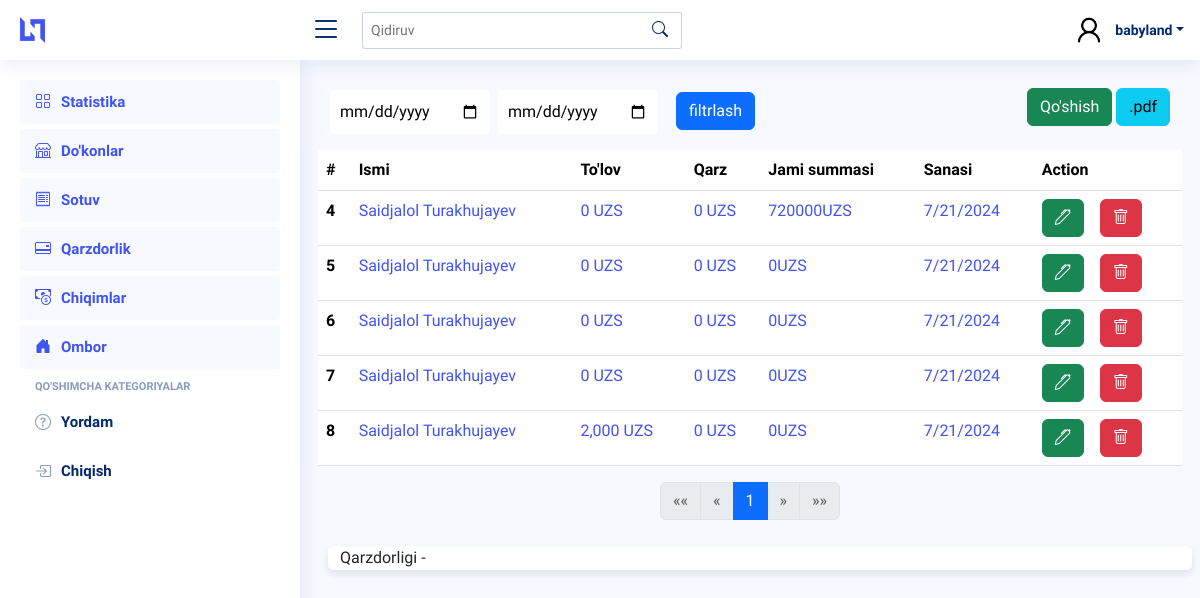
The page /shop/1/ (signed in) on the database its author committed.
### main_app/models.py (models this page shows, shortened)
class Sale(models.Model):
    payment = models.PositiveIntegerField(default=0)
    debt = models.PositiveIntegerField(default=0)
    date_added = models.DateField(auto_now_add=True)
    shop = models.ForeignKey(Shop, on_delete=models.CASCADE, related_name="sales")
    def get_amount(self):
        return sum([i.get_amount() for i in self.items.all()])

class Shop(models.Model):
    name = models.CharField(max_length=250)
    last_name = models.CharField(max_length=250)
    region = models.ForeignKey(Regions, on_delete=models.CASCADE, related_name="shops")

class SaleItems(models.Model):
    quantity = models.PositiveIntegerField(default=0)
    product = models.ForeignKey(Product, on_delete=models.CASCADE, related_name="sales")
    sale = models.ForeignKey(Sale, on_delete=models.CASCADE, related_name="items")
    def get_amount(self):
        overall =  self.product.sale_price * self.quantity
        if overall > 0:
            return overall
        else:
            return 0

class Product(models.Model):
    name = models.CharField(max_length=250)
    base_price = models.PositiveIntegerField(default=0)
    sale_price = models.PositiveIntegerField(default=0)
    amount = models.PositiveIntegerField(default=0)
    qr_code_id = models.CharField(max_length=250)

### main_app/views.py (the view)
# urls.py: path("shop/<int:pk>/", ShopDetailView.as_view(), name="shop_detail"),
@method_decorator(login_required, name='dispatch')
class ShopDetailView(ListView):
    template_name = "markets/shop_detail.html"
    model = Sale
    paginate_by = 10
    def get_queryset(self):
        shop = Shop.objects.get(id=self.kwargs["pk"])
        return Sale.objects.filter(shop=shop).order_by('date_added')
    def get_context_data(self, **kwargs):
        context = super().get_context_data(**kwargs)
        shop = Shop.objects.get(id=self.kwargs["pk"])
        context['shop'] = shop
        sale_items = Sale.objects.filter(shop=shop).order_by('date_added')
        paginator_sale_items = Paginator(sale_items, self.paginate_by)
        page_number_sale_items = self.request.GET.get('page')
        page_obj_sale_items = paginator_sale_items.get_page(page_number_sale_items)
        context["items"] = page_obj_sale_items
        return context

### templates/markets/shop_detail.html (shortened to what this page needs)
{% extends 'wrapper.html' %}
{% load humanize %}
{% block content %}
<div class="d-flex justify-content-between align-items-center">
    <div>
        <div class="d-felx justify-content-center align-items-center flex-column">
            <form method="POST" class="d-flex gap-2 justify-content-center align-items-center flex-column flex-lg-row justify-content-lg-start">
             <div class="from">
              <input name="from" type="date" id="from" style="border-radius: 3px;margin-top:10px;outline:none;border:none;padding:10px 10px;">
             </div>
              <div class="till">
                <input name="till" type="date" id="from" style="border-radius: 3px;margin-top:10px;outline:none;border:none;padding:10px 10px;">
              </div>
              <div class="button pt-2">
                <button class="btn btn-primary" name="filtr" style="margin-left: 10px;">filtrlash</button>
              </div>
            </form>
          </div>
    </div>
    <div>
      <form method="POST">
        <button type="button" class="btn btn-success" data-bs-toggle="modal" data-bs-target="#exampleModal">Qo'shish</button>
        <button type="submit" class="btn btn-info" name="pdf">.pdf</button>
      </form>
    </div>
  </div>
<div class="row mt-3">
    {% if object_list %}
    <table class="table" >
    <thead>
      <tr>
        <th scope="col">#</th>
        <th scope="col">Ismi</th>
        <th scope="col">To'lov</th>
        <th scope="col">Qarz</th>
        <th scope="col">Jami summasi</th>
        <th scope="col">Sanasi</th>
        <th scope="col">Action</th>
      </tr>
    </thead>
    <tbody>
      {% for i in object_list %}
      <tr>
        <th scope="row">{{ i.id }}</th>
        <td><a href="{% url 'main_app:sale_detail' i.id %}">{{ i.shop.name }} {{ i.shop.last_name }}</a></td>
        <td><a href="{% url 'main_app:sale_detail' i.id %}">{{ i.payment|intcomma }} UZS</a></td>
        <td><a href="{% url 'main_app:sale_detail' i.id %}">{{ i.debt|intcomma }} UZS</a></td>
        <td><a href="{% url 'main_app:sale_detail' i.id %}">{{ i.get_amount }}UZS</a></td>
        <td><a href="{% url 'main_app:sale_detail' i.id %}">{{ i.date_added.month }}/{{ i.date_added.day }}/{{ i.date_added.year }}</a></td>
          <td>
            <form method="POST" class="d-flex justify-content-start align-items-center gap-3">
              <button type="button" class="btn btn-success edit-btn" data-id="{{ i.id }}" data-bs-toggle="modal"  data-bs-target="#editExpance"> <i class="bi bi-pen"></i></button>
              <button type="button" class="btn btn-danger" data-id="{{ i.id }}" data-bs-toggle="modal"  data-bs-target="#DeleteModal"><i class="bi bi-trash"></i></button>
            </form>
          </td>
      </tr>
      {% endfor %}
    </tbody>
    </table>
    <nav aria-label="Page navigation">
        <ul class="pagination justify-content-center">
            {% if page_obj.has_previous %}
                <li class="page-item">
                    <a class="page-link" href="?page=1" aria-label="First">
                        <span aria-hidden="true">&laquo;&laquo;</span>
                    </a>
                </li>
                <li class="page-item">
                    <a class="page-link" href="?page={{ page_obj.previous_page_number }}" aria-label="Previous">
                        <span aria-hidden="true">&laquo;</span>
                    </a>
                </li>
            {% else %}
                <li class="page-item disabled">
                    <span class="page-link">&laquo;&laquo;</span>
                </li>
                <li class="page-item disabled">
                    <span class="page-link">&laquo;</span>
                </li>
            {% endif %}
            {% for num in page_obj.paginator.page_range %}
                {% if num == page_obj.number %}
                    <li class="page-item active" aria-current="page">
                        <span class="page-link">{{ num }}</span>
                    </li>
                {% else %}
                    <li class="page-item">
                        <a class="page-link" href="?page={{ num }}">{{ num }}</a>
                    </li>
                {% endif %}
            {% endfor %}
            {% if page_obj.has_next %}
                <li class="page-item">
                    <a class="page-link" href="?page={{ page_obj.next_page_number }}" aria-label="Next">
                        <span aria-hidden="true">&raquo;</span>
                    </a>
                </li>
                <li class="page-item">
                    <a class="page-link" href="?page={{ page_obj.paginator.num_pages }}" aria-label="Last">
                        <span aria-hidden="true">&raquo;&raquo;</span>
                    </a>
                </li>
            {% else %}
                <li class="page-item disabled">
                    <span class="page-link">&raquo;</span>
                </li>
                <li class="page-item disabled">
                    <span class="page-link">&raquo;&raquo;</span>
                </li>
            {% endif %}
        </ul>
      </nav>
    {% else %}
    <div style="color: gray;font-size:20px;text-align:center">
        Bu do'kon hali savdo qilgani yo'q!!!
    </div>
    {% endif %}
</div>
<div class="row">
    <div class="card">
        Qarzdorligi -
    </div>
</div>
{% endblock content %}

### templates/wrapper.html (shortened to what this page needs)
<!DOCTYPE html>
{% load static %}
<html lang="en">
<head>
  <link href="{% static "assets/vendor/bootstrap/css/bootstrap.min.css" %}" rel="stylesheet">
  <link href="{% static 'assets/vendor/bootstrap-icons/bootstrap-icons.css' %}" rel="stylesheet">
  <link href="{% static 'assets/vendor/boxicons/css/boxicons.min.css' %}" rel="stylesheet">
  <link href="{% static 'assets/vendor/quill/quill.snow.css' %}" rel="stylesheet">
  <link href="{% static 'assets/vendor/quill/quill.bubble.css' %}" rel="stylesheet">
  <link href="{% static 'assets/vendor/remixicon/remixicon.css' %}" rel="stylesheet">
  <link href="{% static 'assets/vendor/simple-datatables/style.css' %}" rel="stylesheet">
  <link href="{% static 'assets/css/style.css' %}" rel="stylesheet">
</head>
<body>
  <header id="header" class="header fixed-top d-flex align-items-center">
    <div class="d-flex align-items-center justify-content-between">
      <a href="{% url 'main_app:main' %}" class="logo d-flex align-items-center">
        <img class="d-none d-lg-block" src="{% static 'assets/img/logo.png' %}" alt="">
      </a>
      <i class="bi bi-list toggle-sidebar-btn"></i>
    </div>
    <div class="search-bar">
      <form class="search-form d-flex align-items-center" method="POST">
        <input type="text" name="query" placeholder="Qidiruv" title="Enter search keyword">
        <button type="submit" title="Search" name="search"><i class="bi bi-search"></i></button>
      </form>
    </div>
    <nav class="header-nav ms-auto">
      <ul class="d-flex align-items-center">
        <li class="nav-item dropdown pe-3">
          <a class="nav-link nav-profile d-flex align-items-center pe-0" href="#" data-bs-toggle="dropdown">
            <img src="{% static 'assets/img/Sample_User_Icon (1).png' %}" alt="Profile" class="rounded-circle">
            <span class="d-none d-md-block dropdown-toggle ps-2">{{ request.user.username }}</span>
          </a>
        </li>
      </ul>
    </nav>
  </header>
  <aside id="sidebar" class="sidebar">
    <ul class="sidebar-nav" id="sidebar-nav">
      <li class="nav-item">
        <a class="nav-link " href="{% url 'main_app:main'%}">
          <i class="bi bi-grid"></i>
          <span>Statistika</span>
        </a>
      </li>
      <li class="nav-item">
        <a class="nav-link " href="{% url 'main_app:provinces'%}">
          <i class="bi bi-shop"></i>
          <span>Do'konlar</span>
        </a>
      </li>
      <li class="nav-item">
        <a class="nav-link " href="{% url 'main_app:sale'%}">
          <i class="bi bi-receipt"></i>
          <span>Sotuv</span>
        </a>
      </li>
      <li class="nav-item">
        <a class="nav-link " href="{% url 'main_app:debt'%}">
          <i class="bi bi-credit-card-2-back"></i>
          <span>Qarzdorlik</span>
        </a>
      </li>
      <li class="nav-item">
        <a class="nav-link " href="{% url 'expance_app:expance'%}">
          <i class="bi bi-cash-coin"></i>
          <span>Chiqimlar</span>
        </a>
      </li>
      <li class="nav-item">
        <a class="nav-link " href="{% url 'main_app:storage'%}">
          <i class="bi bi-house-door-fill"></i>
          <span>Ombor</span>
        </a>
      </li>
      <li class="nav-heading">Qo'shimcha Kategoriyalar</li>
      <li class="nav-item">
        <a class="nav-link collapsed"  href="http://t.me/Saidjalol10">
          <i class="bi bi-question-circle"></i>
          <span>Yordam</span>
        </a>
      </li>
      <ul class="nav">
        <li class="nav-item">
          <a id="logout-link" class="nav-link collapsed" href="#">
            <i class="bi bi-box-arrow-in-right"></i>
            <span>Chiqish</span>
          </a>
        </li>
      </ul>
    </ul>
  </aside>
  <main id="main" class="main">
        {% block content %} {% endblock content %}
  </main>
</body>
</html>

### staticfiles/assets/css/style.css (style rules this page uses)
:root { scroll-behavior: smooth; }
body { font-family: "Open Sans", sans-serif; background: #f6f9ff; color: #444444; }
a { color: #4154f1; text-decoration: none; }
#main { margin-top: 60px; padding: 20px 30px; transition: all 0.3s; }
.card { margin-bottom: 30px; border: none; border-radius: 5px; box-shadow: 0px 0 30px rgba(1, 41, 112, 0.1); }
.logo { line-height: 1; }
@media (min-width: 1200px) { .logo { width: 280px; } }
.logo img { max-height: 26px; margin-right: 6px; }
.header { transition: all 0.5s; z-index: 997; height: 60px; box-shadow: 0px 2px 20px rgba(1, 41, 112, 0.1); background-color: #fff; padding-left: 20px; }
.header .toggle-sidebar-btn { font-size: 32px; padding-left: 10px; cursor: pointer; color: #012970; }
.header .search-bar { min-width: 360px; padding: 0 20px; }
.header .search-form { width: 100%; }
.header .search-form input { border: 0; font-size: 14px; color: #012970; border: 1px solid rgba(1, 41, 112, 0.2); padding: 7px 38px 7px 8px; border-radius: 3px; transition: 0.3s; width: 100%; }
.header .search-form button { border: 0; padding: 0; margin-left: -30px; background: none; }
.header .search-form button i { color: #012970; }
.header-nav ul { list-style: none; }
.header-nav>ul { margin: 0; padding: 0; }
.header-nav .nav-profile { color: #012970; }
.header-nav .nav-profile img { max-height: 36px; }
.header-nav .nav-profile span { font-size: 14px; font-weight: 600; }
.sidebar { position: fixed; top: 60px; left: 0; bottom: 0; width: 300px; z-index: 996; transition: all 0.3s; padding: 20px; overflow-y: auto; scrollbar-width: thin; scrollbar-color: #aab7cf transparent; box-shadow: 0px 0px 20px rgba(1, 41, 112, 0.1); background-color: #fff; }
@media (min-width: 1200px) { #main, #footer { margin-left: 300px; } }
.sidebar-nav { padding: 0; margin: 0; list-style: none; }
.sidebar-nav li { padding: 0; margin: 0; list-style: none; }
.sidebar-nav .nav-item { margin-bottom: 5px; }
.sidebar-nav .nav-heading { font-size: 11px; text-transform: uppercase; color: #899bbd; font-weight: 600; margin: 10px 0 5px 15px; }
.sidebar-nav .nav-link { display: flex; align-items: center; font-size: 15px; font-weight: 600; color: #4154f1; transition: 0.3; background: #f6f9ff; padding: 10px 15px; border-radius: 4px; }
.sidebar-nav .nav-link i { font-size: 16px; margin-right: 10px; color: #4154f1; }
.sidebar-nav .nav-link.collapsed { color: #012970; background: #fff; }
.sidebar-nav .nav-link.collapsed i { color: #899bbd; }

### templates/markets/shop_detail.html (style rules this page uses)
table { overflow: auto; }
.card { margin: 10px; cursor: pointer; transition: all 0.3s ease-in-out; box-shadow: 0 4px 8px rgba(0, 0, 0, 0.1); }

### rows shown on the page
Sale: id "4", shop.name "Saidjalol", shop.last_name "Turakhujayev", payment "0", debt "0", get_amount "720000", date_added.month "7", date_added.day "21", date_added.year "2024"
Sale: id "5", shop.name "Saidjalol", shop.last_name "Turakhujayev", payment "0", debt "0", get_amount "0", date_added.month "7", date_added.day "21", date_added.year "2024"
Sale: id "6", shop.name "Saidjalol", shop.last_name "Turakhujayev", payment "0", debt "0", get_amount "0", date_added.month "7", date_added.day "21", date_added.year "2024"
Sale: id "7", shop.name "Saidjalol", shop.last_name "Turakhujayev", payment "0", debt "0", get_amount "0", date_added.month "7", date_added.day "21", date_added.year "2024"
Sale: id "8", shop.name "Saidjalol", shop.last_name "Turakhujayev", payment "2,000", debt "0", get_amount "0", date_added.month "7", date_added.day "21", date_added.year "2024"

### other values the page prints
{{ request.user.username }} "babyland"
{{ num }} "1"
